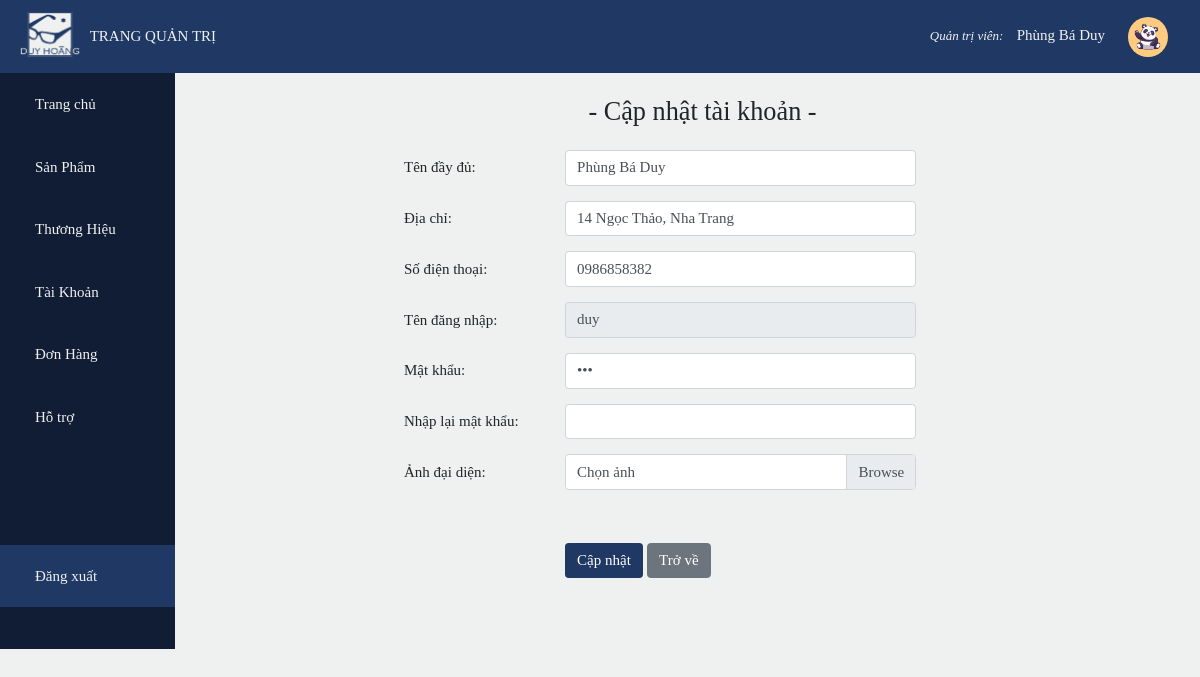
Page /admin/index.php?page=au&id=1 (signed in) on the committed database.
### tables this page shows
CREATE TABLE `account` (
  `id` int(11) NOT NULL,
  `name` varchar(50) DEFAULT NULL,
  `username` varchar(50) DEFAULT NULL,
  `password` varchar(50) DEFAULT NULL,
  `admin` bit(1) DEFAULT NULL,
  `phone` varchar(20) DEFAULT NULL,
  `address` varchar(255) DEFAULT NULL,
  `image` varchar(50) DEFAULT 'avatar.png'
);

### admin/account/update.php (the view, shortened to what this page needs)
<?php
  if(isset($_GET['id']))
  $id = $_GET['id'];
  require_once('../db_config/db_connect.php');
  $sql_account = 'select * from account where id ='.$id;
  $result_account = mysqli_query($conn, $sql_account);
  $row = mysqli_fetch_array($result_account);
  $name = $row['name'];
  $username = $row['username'];
  $password = $row['password'];
  $phone = $row['phone'];
  $address = $row['address'];
?>
<div class="mt-4">
    <h3 class=" text-center mb-4">- Cập nhật tài khoản -</h3>
    <form action="" method="post" enctype="multipart/form-data" style="width:50%;margin-left:20%">
        <div class="form-group row">
          <label class="col-sm-4 col-form-label">Tên đầy đủ: </label>
          <input type="text" name="name" class="form-control col-sm-8" value="<?php if(isset($name)) echo $name ?>">
        </div>
        <div class="form-group row">
          <label class="col-sm-4 col-form-label">Địa chỉ: </label>
          <input type="text" name="address" class="form-control col-sm-8" value="<?php if(isset($address)) echo $address ?>">
        </div>
        <div class="form-group row">
          <label class="col-sm-4 col-form-label">Số điện thoại: </label>
          <input type="text" name="phone" class="form-control col-sm-8" value="<?php if(isset($phone)) echo $phone ?>">
        </div>
       <div class="form-group row">
          <label class="col-sm-4 col-form-label">Tên đăng nhập: </label>
          <input type="text" name="username" disabled class="form-control col-sm-8" value="<?php if(isset($username)) echo $username ?>">
        </div>
        <div class="form-group row">
          <label class="col-sm-4 col-form-label">Mật khẩu: </label>
          <input type="password" name="password" class="form-control col-sm-8" value="<?php if(isset($password)) echo $password ?>">
        </div>
        <div class="form-group row">
          <label class="col-sm-4 col-form-label">Nhập lại mật khẩu: </label>
          <input type="password" name="passwordRT" class="form-control col-sm-8" value="<?php if(isset($passwordRT)) echo $passwordRT ?>">
        </div>
        <div class="form-group row">
            <label class="col-sm-4 col-form-label">Ảnh đại diện: </label>
            <div class="custom-file col-sm-8">
              <label class="custom-file-label" for="inputGroupFile01">Chọn ảnh</label>
            </div>
            <div class="row">
              <div class="col-sm-8"><img id="img_prv" <?php if(isset($img)) echo 'src="../img/'.$img.'"'?>></div>
            </div>
        </div>
        <div class="form-group row">
        <p class="col-sm-4"></p>
          <div class="col-sm-8 pl-0 pt-3">
            <input class="btn btn-color" type="submit" name="submit" value="Cập nhật">
            <a class="btn btn-secondary" href="index.php?page=a&pg=1">Trở về</a>
          </div>
        </div>
    </form>
</div>

### admin/style.css (style rules this page uses)
:root { --mainColor:#203864; --bgColor:#eff1f0; }
* { font-family: Bahnschrift Light; font-size: 15px; scroll-behavior: smooth; box-sizing: border-box; }
body { background-color: var(--bgColor); }
.btn-color { color: white; background-color: var(--mainColor); }

### rows in the picture
account: name "Phùng Bá Duy", address "14 Ngọc Thảo, Nha Trang", phone "0986858382", username "duy"

### other values in the picture
$_SESSION['name'] "Phùng Bá Duy"
